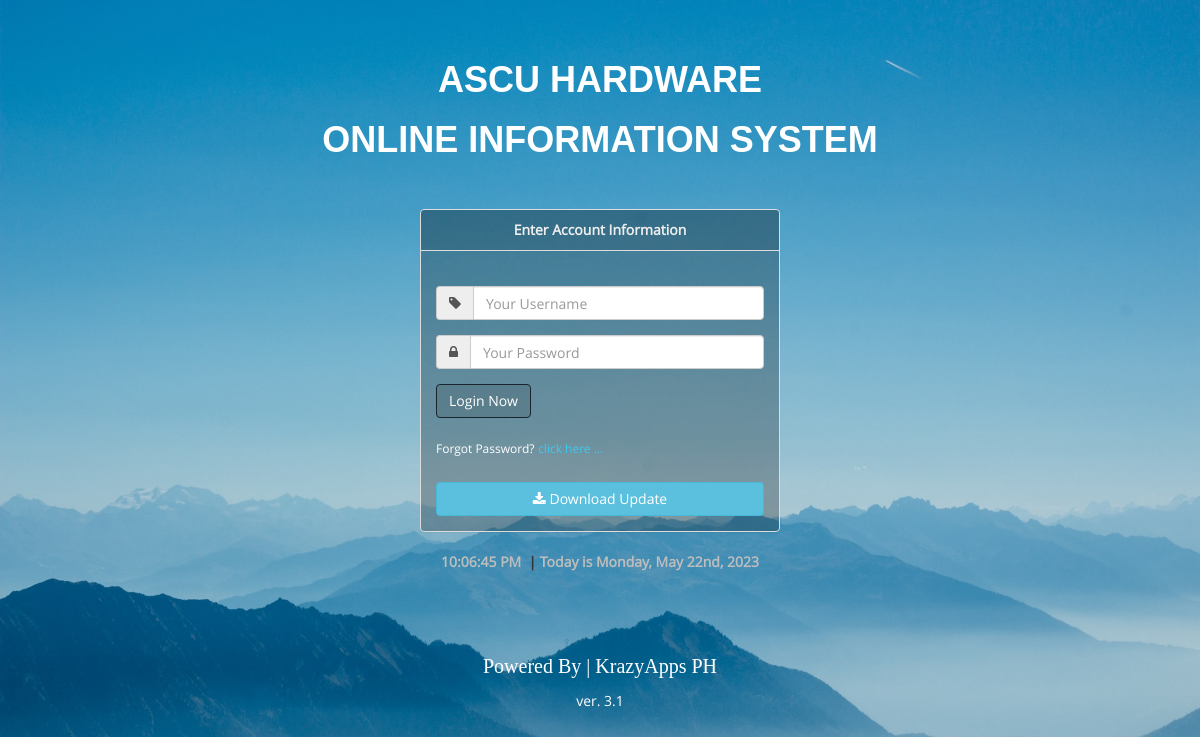
The page / on the database its author committed.
### tables this page shows
CREATE TABLE `gy_my_project` (
  `gy_project` int(1) NOT NULL,
  `gy_project_name` text NOT NULL,
  `gy_project_address` text NOT NULL,
  `gy_system_title` text NOT NULL,
  `gy_year_origin` datetime NOT NULL
);

### conf/my_project.php (called while the page is built, shortened)
<?php
	include 'conn.php';
	$find_my_data=$link->query("Select * From `gy_my_project` Where `gy_project`='1'");
	$my_project_detail=$find_my_data->fetch_array();
	$my_project_name = $my_project_detail['gy_project_name'];
	$my_project_title = $my_project_detail['gy_system_title'];
?>

### index.php (the view, shortened to what this page needs)
<?php
    include 'conf/conn.php';
    include 'conf/my_project.php';
    $uname = @$_GET['uname'];
?>
<!DOCTYPE html>
<html>
<head>
	<link href="login/css/kent.css" rel="stylesheet" />
    <link href="login/css/bootstrap.css" rel="stylesheet" />
    <link href="login/css/font-awesome.min.css" rel="stylesheet" />
    <link href="login/css/style.css" rel="stylesheet" />
    <link href='login/css/fonts.css' rel='stylesheet' type='text/css' />
</head>
<body>
    <div class="container">
        <div class="row text-center pad-top ">
            <div class="col-md-12">
                <h2 class = "blabla" style="color: #fff;"><?php echo $my_project_name; ?></h2>
                <h3 class = "blabla" style="color: #fff;"><?php echo $my_project_title; ?></h3>
            </div>
        </div>
        <div class="row  pad-top">
            <div class="col-md-4 col-md-offset-4 col-sm-6 col-sm-offset-3 col-xs-10 col-xs-offset-1">
                <div class="panel addadd panel-default">
                    <div class="panel-heading">
                        <center><strong>Enter Account Information</strong></center>
                    </div>
                    <div class="panel-body">
                        <form method="post" enctype="multipart/form-data" action="conf/login_conf.php">
                            <br />
                            <div class="form-group input-group">
                                <span class="input-group-addon"><i class="fa fa-tag"></i></span>
                                <input type="text" class="form-control" name="username" placeholder="Your Username" value="<?= $uname; ?>" autocomplete="off" autofocus required onfocus="this.selectionStart = this.selectionEnd = this.value.length;"/>
                            </div>
                            <div class="form-group input-group">
                                <span class="input-group-addon"><i class="fa fa-lock"></i></span>
                                <input type="password" class="form-control" name="password"  placeholder="Your Password" required/>
                            </div>
                            <input type="submit" value="Login Now" name="login" class="btn btn-primary ">
                            <br>
                            <br>
                            <label class = "whity"> Forgot Password?</label> <a href="#" onclick="contact()" style="color: #3fc9ef; font-size:12px;">click here ... </a>
                            <br>
                            <br>
                            <a href="select_category_download" target="_new">
                                <button
                                type="button"
                                class="btn btn-info btn-block">
                                    <i class="fa fa-download"></i> Download Update
                                </button>
                            </a>
                        </form>
                    </div>
                </div>
            </div>
        </div>
        <b><center>
        <span id="tick2" style="color: #bdbdbd;">
        </span>
        &nbsp;|&nbsp;<span style="color: #bdbdbd;">Today is <?php $date = new DateTime();
                    echo $date->format('l, F jS, Y'); ?></span>
        </b>
        <br><br><br><br><br>
        <p style="font-size: 20px; font-family: 'Century Gothic'; color: #fff;">Powered By | <a href="https://www.facebook.com/krazyappsph" target="_NEW" style="color: #fff;">KrazyApps PH</a></p>
        <p style="color: #fff;">ver. 3.1</p>
    </div>
</body>
</html>

### login/css/kent.css (style rules this page uses)
body { overflow-x: hidden; background-color: #2b3a63!important; background: url(../img/bg3.jpg)no-repeat center center fixed; -webkit-background-size: cover !important; -moz-background-size: cover !important; -o-background-size: cover !important; background-size: cover !important; }
.whity { display: inline-block; margin-bottom: 5px; color: #fff!important; font-size: 12px!important; }
.blabla { font-weight: bold; font-family: 'Oswald', sans-serif; font-size: 36px; color: #4f504a; }

### login/css/style.css (style rules this page uses)
.pad-top { padding-top:40px; }

### rows shown on the page
gy_my_project: gy_project_name "ASCU HARDWARE", gy_system_title "ONLINE INFORMATION SYSTEM"
